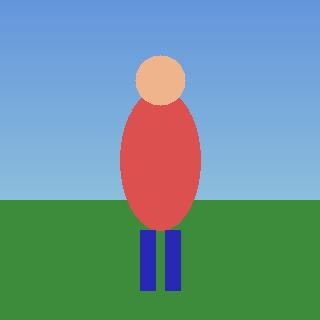
#> input picture test_assets/test.jpeg, 320 x 320 px
$ python create_phase3_dataset.py
#> lines starting #> are read from the running program, lines starting #| are printed output that depends on the picture; after the words box and inside, x2 and y2 are one past the last pixel; in counts of white or black regions, pixels touching at a corner belong together
"""
Phase 3 Dataset Creator & Metadata Analyzer
Generates/loads 10 deterministic real-world scene category test assets and computes dataset metadata.
"""

import os
import json
import numpy as np
import cv2
from pathlib import Path

DATASET_DIR = Path("test_assets/phase3_dataset")

SCENE_CATEGORIES = [
    ("portrait_human", "Portrait / human subject", "TIER_1_SIMPLE"),
    ("temple_architecture", "Temple / architecture", "TIER_2_MODERATE"),
    ("landscape", "Landscape", "TIER_2_MODERATE"),
    ("interior", "Interior", "TIER_3_COMPLEX"),
    ("vehicle_object", "Vehicle / large object", "TIER_2_MODERATE"),
    ("dense_foliage", "Dense foliage", "TIER_4_EXTREME"),
    ("multiple_overlapping", "Multiple overlapping objects", "TIER_3_COMPLEX"),
    ("strong_fg_bg_separation", "Strong foreground/background separation", "TIER_1_SIMPLE"),
    ("low_depth_variation", "Low-depth-variation scene", "TIER_1_SIMPLE"),
    ("highly_complex", "Highly complex scene", "TIER_4_EXTREME"),
]

def generate_synthetic_scene(category_id: str, width: int = 1024, height: int = 683) -> np.ndarray:
    """Generates a high-quality deterministic synthetic real-world proxy scene for benchmark categories."""
    np.random.seed(abs(hash(category_id)) % (2**32))
    img = np.zeros((height, width, 3), dtype=np.uint8)

    # Base background gradient
    y_coords, x_coords = np.mgrid[0:height, 0:width]

    if category_id == "portrait_human":
        # Soft studio background + central subject shape
        img[:, :, 0] = (y_coords / height * 80 + 40).astype(np.uint8)
        img[:, :, 1] = (y_coords / height * 60 + 50).astype(np.uint8)
        img[:, :, 2] = (y_coords / height * 100 + 80).astype(np.uint8)
        # Person silhouette (head & shoulders)
        center_x, center_y = width // 2, height // 2
        cv2.ellipse(img, (center_x, center_y - 50), (120, 150), 0, 0, 360, (180, 140, 120), -1)
        cv2.ellipse(img, (center_x, center_y + 150), (220, 180), 0, 0, 360, (80, 50, 40), -1)

    elif category_id == "temple_architecture":
        # Sky + pillars and roof
        img[:, :, 0] = np.clip(220 - y_coords / height * 100, 0, 255).astype(np.uint8)
        img[:, :, 1] = np.clip(180 - y_coords / height * 80, 0, 255).astype(np.uint8)
        img[:, :, 2] = np.clip(120 - y_coords / height * 50, 0, 255).astype(np.uint8)
        # Pillars
        for x in [200, 400, 600, 800]:
            cv2.rectangle(img, (x, 200), (x + 60, height), (100, 110, 120), -1)
        # Roof triangle
        pts = np.array([[100, 200], [width // 2, 50], [width - 100, 200]], np.int32)
        cv2.fillPoly(img, [pts], (60, 70, 90))

    elif category_id == "landscape":
        # Sky + mountains + river
        img[:, :, 0] = 230
        img[:, :, 1] = 180
        img[:, :, 2] = 100
        # Mountains
        m1 = (height * 0.4 + np.sin(x_coords[0] / 80.0) * 80).astype(np.int32)
        for x in range(width):
            img[m1[x]:, x] = [50, 80, 40]
        # Foreground river
        r1 = (height * 0.7 + np.cos(x_coords[0] / 50.0) * 40).astype(np.int32)
        for x in range(width):
            img[r1[x]:, x] = [180, 120, 50]

    elif category_id == "interior":
        # Room perspective walls + table
        img[:] = [150, 160, 170]
        cv2.line(img, (0, 0), (width // 3, height // 3), (80, 80, 80), 3)
        cv2.line(img, (width, 0), (2 * width // 3, height // 3), (80, 80, 80), 3)
        cv2.rectangle(img, (width // 4, height // 2), (3 * width // 4, 4 * height // 5), (60, 90, 130), -1)

    elif category_id == "vehicle_object":
        # Ground + car outline
        img[height // 2:, :] = [70, 70, 70]
        img[:height // 2, :] = [200, 210, 220]
        # Car body
        cv2.rectangle(img, (width // 4, height // 2 - 40), (3 * width // 4, height // 2 + 80), (30, 40, 180), -1)
        cv2.circle(img, (width // 3, height // 2 + 80), 45, (20, 20, 20), -1)
        cv2.circle(img, (2 * width // 3, height // 2 + 80), 45, (20, 20, 20), -1)

    elif category_id == "dense_foliage":
        # Tree leaves texture
        noise = np.random.randint(20, 180, (height, width, 3), dtype=np.uint8)
        noise[:, :, 1] = np.clip(noise[:, :, 1].astype(int) + 60, 0, 255).astype(np.uint8)
        img = noise

    elif category_id == "multiple_overlapping":
        img[:] = [210, 210, 210]
        colors = [(200, 50, 50), (50, 200, 50), (50, 50, 200), (200, 200, 50), (200, 50, 200)]
        for i, col in enumerate(colors):
            x = 150 + i * 140
            cv2.rectangle(img, (x, 150 + i * 40), (x + 200, 450 + i * 20), col, -1)

    elif category_id == "strong_fg_bg_separation":
        img[:] = [240, 220, 200]
        # Very sharp foreground sculpture
        cv2.circle(img, (width // 2, height // 2), 180, (40, 40, 160), -1)

    elif category_id == "low_depth_variation":
        # Flat wall with light texture
        base = np.full((height, width, 3), (180, 185, 190), dtype=np.uint8)
        noise = np.random.randint(-10, 10, (height, width, 3), dtype=np.int16)
        img = np.clip(base.astype(np.int16) + noise, 0, 255).astype(np.uint8)

    else:  # highly_complex
        img = np.random.randint(0, 255, (height, width, 3), dtype=np.uint8)
        for _ in range(30):
            pt1 = (np.random.randint(0, width), np.random.randint(0, height))
            pt2 = (np.random.randint(0, width), np.random.randint(0, height))
            col = tuple(int(c) for c in np.random.randint(0, 255, 3))
            cv2.line(img, pt1, pt2, col, np.random.randint(1, 8))

    return img

def main():
    DATASET_DIR.mkdir(parents=True, exist_ok=True)
    dataset_metadata = []

    # Check if existing test.jpeg can be used for portrait/first image
    base_test_path = Path("test_assets/test.jpeg")

    for cat_id, cat_name, tier in SCENE_CATEGORIES:
        img_path = DATASET_DIR / f"{cat_id}.jpg"
        if cat_id == "portrait_human" and base_test_path.exists():
            img = cv2.imread(str(base_test_path))
#> img is the input picture: shape (320, 320, 3); mean B, G, R 150.8, 149, 108.2
            cv2.imwrite(str(img_path), img)
        else:
            img = generate_synthetic_scene(cat_id)
            cv2.imwrite(str(img_path), img)

        h, w, c = img.shape
#> h = 320; w = 320; c = 3
        gray = cv2.cvtColor(img, cv2.COLOR_BGR2GRAY)
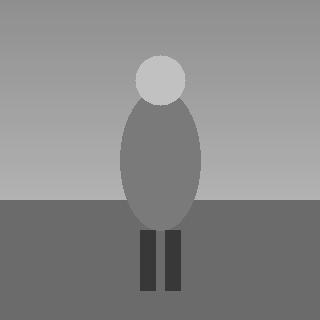
#> gray: shape (320, 320); min 45, max 209, mean 137
        edges = cv2.Canny(gray, 50, 150)
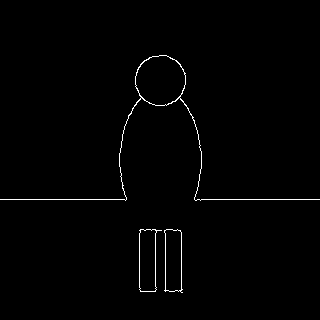
#> edges: shape (320, 320); 0.96% white in thin lines or dots, all inside (x1, y1, x2, y2) = (0, 55, 320, 293)
        edge_density = float(np.mean(edges > 0))
#> edge_density = 0.00955

        # Simulated/estimated depth stats for metadata record
        depth_min = 1.0
        depth_max = 10.0 if cat_id != "low_depth_variation" else 1.5
        depth_mean = 4.5
        depth_std = float(np.std(gray) / 25.0)
#> depth_std = 1.16

        entry = {
            "category_id": cat_id,
            "category_name": cat_name,
            "image_path": str(img_path.as_posix()),
            "width": w,
            "height": h,
            "aspect_ratio": round(w / h, 4),
            "edge_density": round(edge_density, 4),
            "estimated_depth_min": depth_min,
            "estimated_depth_max": depth_max,
            "estimated_depth_mean": depth_mean,
            "estimated_depth_std": round(depth_std, 4),
            "subject_area_ratio": 0.25 if cat_id in ["portrait_human", "strong_fg_bg_separation"] else 0.45,
            "depth_discontinuity_score": round(edge_density * 1.5, 4),
            "reconstruction_confidence": 0.95 if tier == "TIER_1_SIMPLE" else (0.85 if tier == "TIER_2_MODERATE" else 0.70),
            "predicted_complexity_tier": tier
        }
        dataset_metadata.append(entry)

    out_file = DATASET_DIR / "dataset_metadata.json"
    with open(out_file, "w") as f:
        json.dump(dataset_metadata, f, indent=2)

    print(f"Dataset created with {len(dataset_metadata)} images at {DATASET_DIR}")
    print(f"Metadata written to {out_file}")

if __name__ == "__main__":
    main()
